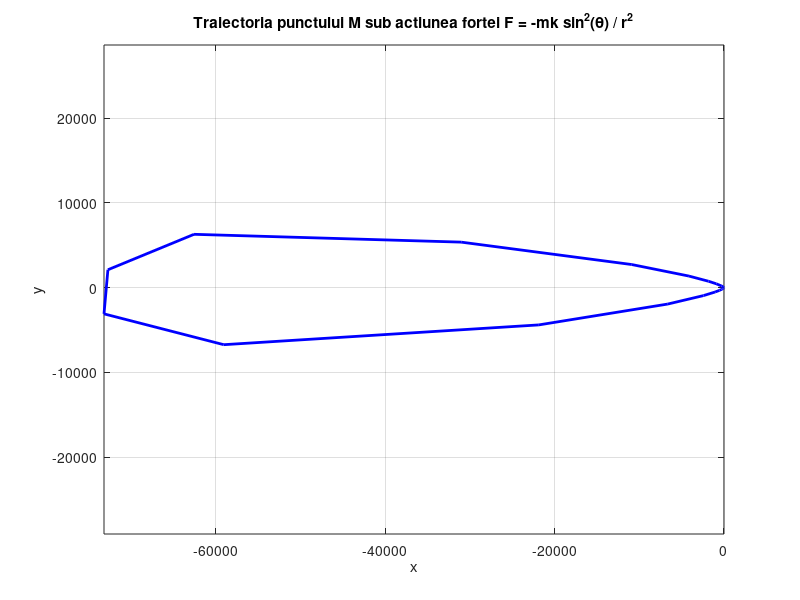

MATLAB code for this plot:
% Date de testare
b = 3;
theta_span = [0 2*pi];
u0 = 1/b;     % u(0)
du0 = 0;      % u'(0)

% Sistemul de ecuatii: u'' + u = (3/4b)(1 - cos^2(theta))
% Transformam in sistem de ordin 1
odefun = @(theta, U) [U(2); (3/(4*b))*(1 - cos(theta).^2) - U(1)];

% Rezolvare cu ode45
[theta, U] = ode45(odefun, theta_span, [u0, du0]);

% Extragem u = 1/r
u = U(:,1);
r = 1 ./ u;

% Coordonate carteziene pentru afisare traiectorie
x = r .* cos(theta);
y = r .* sin(theta);

% Afisare traiectorie
figure('Name', 'Problema 1 - Traiectorie forta centrala Binet', 'NumberTitle', 'off');
plot(x, y, 'b', 'LineWidth', 2);
axis equal;
xlabel('x'); ylabel('y');
title('Traiectoria punctului M sub actiunea fortei F = -mk sin^2(\theta) / r^2');
grid on;
